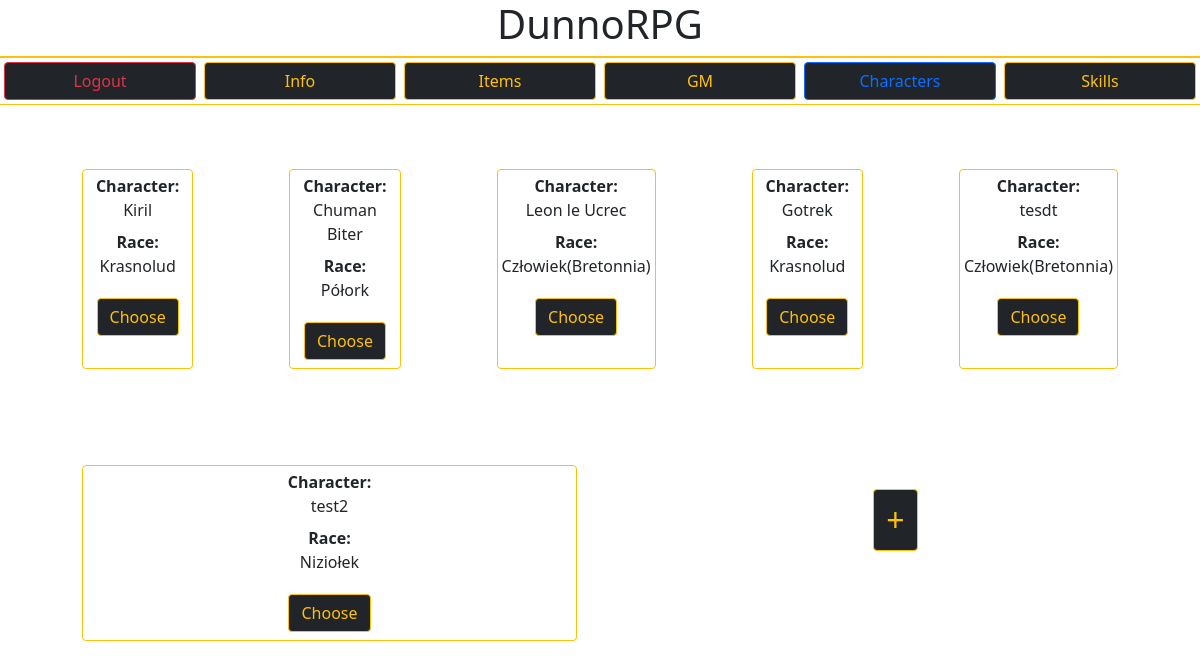
The app's page /dunnorpg/ (signed in), older data.
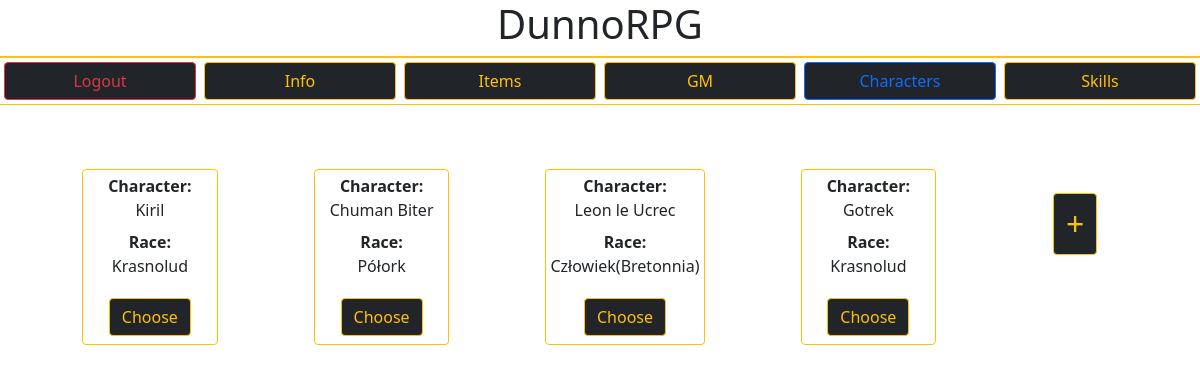
The same page, newer data.
### DunnoRPG/models.py (models this page shows, shortened)
class Character(models.Model):
    owner = models.CharField(max_length=100)
    name = models.CharField(max_length=50)
    race = models.CharField(max_length=30)
    size = models.CharField(max_length=2)
    HP = models.IntegerField()
    fullHP = models.IntegerField(null=True)
    Helmet = models.CharField(max_length=50, blank=True)
    Torso = models.CharField(max_length=50, blank=True)
    Gloves = models.CharField(max_length=50, blank=True)
    Boots = models.CharField(max_length=50, blank=True)
    LeftHand = models.CharField(max_length=50, blank=True)
    RightHand = models.CharField(max_length=50, blank=True)
    Side = models.CharField(max_length=50, blank=True)
    INT = models.IntegerField()
    SIŁ = models.IntegerField()
    ZRE = models.IntegerField()
    CHAR = models.IntegerField()
    CEL = models.IntegerField()
    points_left = models.IntegerField(null=True)
    weaponBonus = models.IntegerField(null=True)
    preferredWeapons = models.TextField(null=True)
    unlikedWeapons = models.TextField(null=True)

### DunnoRPG/views.py (the view)
# urls.py: path('', views.charGET.as_view(), name = "home"),
class charGET(APIView):
    serializer_class = CharacterSerializer
    template_name = 'home.html'
    renderer_classes = [TemplateHTMLRenderer]
    def get(self, request):
        avaible_characters = models.Character.objects.all().filter(owner=self.request.user)
        serializer = self.serializer_class(avaible_characters, many=True)
        serialized_data = serializer.data
        context = {
            'characters': serialized_data,
            'characters_count': len(serialized_data)
        }
        return Response(context)

### DunnoRPG/templates/home.html (shortened to what this page needs)
{% extends 'master.html' %}
{% block content %}
{% if user.is_authenticated %}
  {% include 'top_bar.html' %}
  <div class="container card-body">
    <div class="row">
        {% for character in characters %}
        <div class="col m-5 p-1 border border-warning bg-gray c-gold rounded text-center">
          <dl>
            <dt>Character:</dt>
              <dd>{{ character.name }}</dd>
            <dt>Race:</dt>
            <dd>{{ character.race }}</dd>
          </dl>
          <a class="btn btn-dark btn-outline-warning m-1" href="{% url 'character_detail' character.id %}">Choose</a>
      </div>
        {% endfor %}
        {% if characters_count > 0 %}
          <div class="col mt-5 m-3 text-center">
              <a class="mt-4 btn btn-dark btn-outline-warning fs-2 w-15vh" href="{% url 'character_add' %}">+</a>
          </div>
        {% endif %}
    </div>
  </div>
{% endif %}
{% endblock  %}

### DunnoRPG/templates/master.html (shortened to what this page needs)
{% load static %}
{% load compress %}
<!DOCTYPE html>
<html lang="pl">
    <head>
        {% compress css %}
        <link type="text/x-scss" href="{% static 'DunnoRPG/style.scss' %}"     rel="stylesheet" media="screen">
        {% endcompress %}
        <link rel="stylesheet" href="{% static 'DunnoRPG/style.css' %}">
        <link rel="stylesheet" href="https://cdn.jsdelivr.net/npm/bootstrap@5.1.3/dist/css/bootstrap.min.css">
    </head>
    <body>
        <div class="container-fluid">
            <div class="row header-bg border-bottom border-warning">
                <div class="col text-center">
                    <h1 class="header-context">DunnoRPG</h1>
                </div>
            </div>
        </div>
        {% block content %} {% endblock  %}
    </body>
</html>

### DunnoRPG/templates/top_bar.html
<div class="container-fluid">
        <div class="header-bg bg-gray border-top border-bottom border-warning row">
                <a class="col m-1 btn btn-dark btn-outline-danger" href="{% url 'logout' %}">Logout</a>
                <a id='tb-info' class="col m-1 btn btn-dark btn-outline-warning" href="{% url 'info' %}">Info</a>
                <a id='tb-items' class="col m-1 btn btn-dark btn-outline-warning" href="">Items</a>
                <a id='tb-gm' class="col m-1 btn btn-dark btn-outline-warning" href="{% url 'gm_panel' %}">GM</a>
                <a id='tb-characters' class="col m-1 btn btn-dark btn-outline-warning" href="{% url 'home' %}">Characters</a>
                <a id='tb-skills' class="col m-1 btn btn-dark btn-outline-warning" href="{% url 'skills' %}">Skills</a>
        </div>
</div>

Row changes from the older to the newer data that the page shows:
removed Character: name "tesdt", race "Człowiek(Bretonnia)"
removed Character: name "test2", race "Niziołek"
Text that changed along with them:
list line gone: "Character: Race: Choose"
